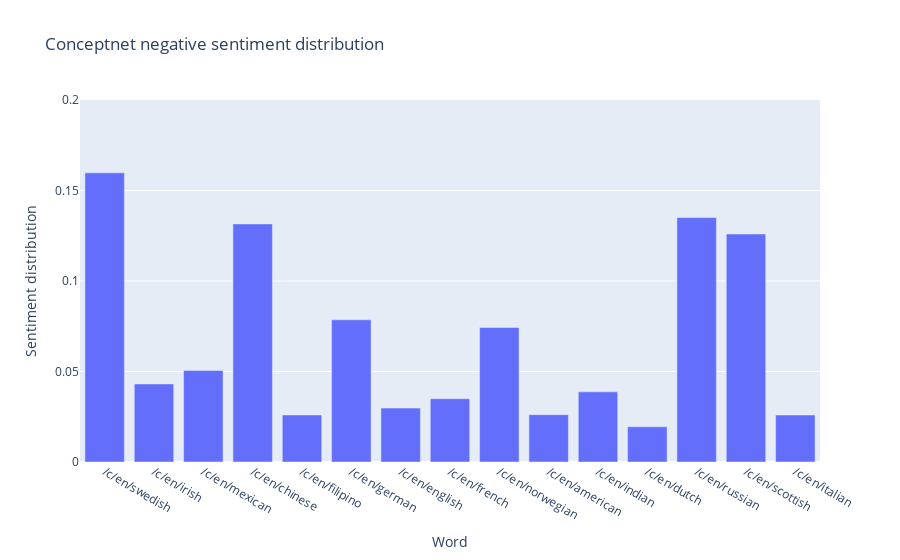

Write notebook code for a chart like this one.
### Code cell
# Show the results obtained with conceptnet
conceptnet_fig = px.bar(
    pd.DataFrame(conceptnet_results['negative_sentiment_distribution'].items(),
                 columns=['Word', 'Sentiment distribution']), x='Word',
    y='Sentiment distribution',
    title='Conceptnet negative sentiment distribution')
conceptnet_fig.update_yaxes(range=[0, 0.2])
conceptnet_fig.show()

### Figure 1 — Plotly figure (JSON) as saved in the notebook; plotly's stock layout.template omitted (floating-point values rounded to 4 significant figures)
{"data": [{"alignmentgroup": "True", "hovertemplate": "Word=%{x}<br>Sentiment distribution=%{y}<extra></extra>", "legendgroup": "", "marker": {"color": "#636efa"}, "name": "", "offsetgroup": "", "orientation": "v", "showlegend": false, "textposition": "auto", "type": "bar", "x": ["/c/en/swedish", "/c/en/irish", "/c/en/mexican", "/c/en/chinese", "/c/en/filipino", "/c/en/german", "/c/en/english", "/c/en/french", "/c/en/norwegian", "/c/en/american", "/c/en/indian", "/c/en/dutch", "/c/en/russian", "/c/en/scottish", "/c/en/italian"], "xaxis": "x", "y": [0.1598, 0.04313, 0.0506, 0.1315, 0.02598, 0.07857, 0.02977, 0.03498, 0.07435, 0.02616, 0.03875, 0.01947, 0.135, 0.126, 0.02597], "yaxis": "y"}], "layout": {"barmode": "relative", "legend": {"tracegroupgap": 0}, "title": {"text": "Conceptnet negative sentiment distribution"}, "xaxis": {"anchor": "y", "domain": [0, 1], "title": {"text": "Word"}}, "yaxis": {"anchor": "x", "domain": [0, 1], "range": [0, 0.2], "title": {"text": "Sentiment distribution"}}}}
